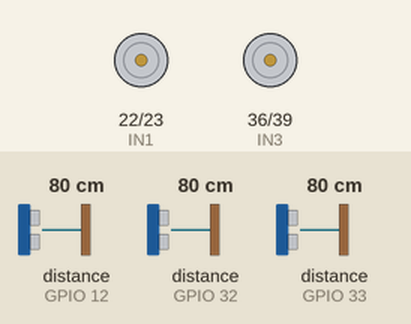
Simulated run of this sketch. Board: ESP32. On the bench: motor-driver pin pairs drawn as motors (green arrow = first pin HIGH = forward, orange = second pin HIGH = backward, longer = more drive, scaled by the enable pin). Wiring (inferred from the names in the program): 3 × ultrasonic range finder: trigger GPIO 13, echo GPIO 12 / trigger GPIO 15, echo GPIO 32 / trigger GPIO 27, echo GPIO 33. The test bench sets the inputs (shaded band); at power-on: distance to the obstacle (sensors on GPIO 12, GPIO 32, GPIO 33) 80 cm. The echo pulse lasts 58.3 µs per cm; what the sketch prints to the serial monitor is not drawn.

Above: at 0.07 s.
At 1.2 s:
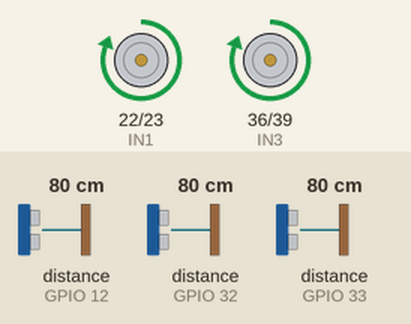
1.3 s: distance to the obstacle (sensor on GPIO 12) set to 2 cm
3.5 s: distance to the obstacle (sensor on GPIO 12) set to 35 cm
Timing chart, 0 to 6.5 s (numbered marks = the images above; inputs shaded):
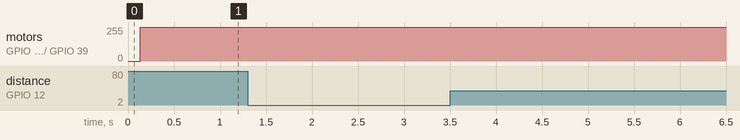

Measured:
- after the input at 1.3 s, every drawn part: stays the same
- after the input at 3.5 s, every drawn part: stays the same

The sketch:

software_v1.ino
```cpp
//Initialize Ultrasonic
#define ECHO_LEFT_PIN 12
#define TRIG_LEFT_PIN 13
#define ECHO_MIDDLE_PIN 33
#define TRIG_MIDDLE_PIN 27
#define ECHO_RIGHT_PIN 32
#define TRIG_RIGHT_PIN 15

//Initialize Motors
#define ENA 14
#define IN1 22
#define IN2 23
#define IN3 36
#define IN4 39
#define ENB 34


//Ultrasonic max distance
const float MAX_DISTANCE = 100.0;

//determine the normalization factor basen on MAX_DISTANCE
const float DISTANCE_FACTOR = MAX_DISTANCE / 100;
const float STOP_DISTANCE = 5;

// setting PWM properties
const int MAX_PWM_VOLTAGE = 255;
const int NOM_PWM_VOLTAGE = 150;
const int MIN_PWM_VOLTAGE = 20;

// determine the normalization factor based on MOTOR_BASE_SPEED
const float MOTOR_FACTOR = MAX_PWM_VOLTAGE / 100;

// Ultrasonic timing
unsigned long usCm;
unsigned long usPm;
const unsigned long US_PERIOD = 50;

// Motor timing
unsigned long motorCm;
unsigned long motorPm;
const unsigned long MOTOR_PERIOD = 20;

// current US distance reading
float distance_left = 0;
float distance_middle = 0;
float distance_right = 0;

// past US distance reading
float distance_left_prev = 0;
float distance_right_prev = 0;

void setup() {

  pinMode(ECHO_LEFT_PIN, INPUT);
  pinMode(TRIG_LEFT_PIN, OUTPUT);
  pinMode(ECHO_MIDDLE_PIN, INPUT);
  pinMode(TRIG_MIDDLE_PIN, OUTPUT);
  pinMode(ECHO_RIGHT_PIN, INPUT);
  pinMode(TRIG_RIGHT_PIN, OUTPUT);

  pinMode(ENA, OUTPUT);
  pinMode(IN1, OUTPUT);
  pinMode(IN2, OUTPUT);
  pinMode(IN3, OUTPUT);
  pinMode(IN4, OUTPUT);
  pinMode(ENB, OUTPUT);

  Serial.begin(115200);
}

void loop() {

  //update the current distance
  usReadCm();

  // update the motor speeds
  setMotors();
}

void usReadCm() {
  usCm = millis();
  if (usCm > usPm + US_PERIOD) {
    digitalWrite(TRIG_LEFT_PIN, LOW);
    digitalWrite(TRIG_MIDDLE_PIN, LOW);
    digitalWrite(TRIG_RIGHT_PIN, LOW);
    delayMicroseconds(2);

    digitalWrite(TRIG_LEFT_PIN, HIGH);
    digitalWrite(TRIG_MIDDLE_PIN, HIGH);
    digitalWrite(TRIG_RIGHT_PIN, HIGH);
    delayMicroseconds(10);
    digitalWrite(TRIG_LEFT_PIN, LOW);
    digitalWrite(TRIG_MIDDLE_PIN, LOW);
    digitalWrite(TRIG_RIGHT_PIN, LOW);

    long duration_left = pulseIn(ECHO_LEFT_PIN, HIGH, 38000);
    long duration_middle = pulseIn(ECHO_MIDDLE_PIN, HIGH, 38000);
    long duration_right = pulseIn(ECHO_RIGHT_PIN, HIGH, 38000);

    distance_left_prev = distance_left;
    distance_right_prev = distance_right;


    distance_left = duration_left * 0.034/2;
    distance_middle = duration_middle * 0.034/2;
    distance_right = duration_right * 0.034/2;


    if (distance_left == 0 or distance_left > MAX_DISTANCE) distance_left = MAX_DISTANCE;
    if (distance_middle == 0 or distance_middle > MAX_DISTANCE) distance_middle = MAX_DISTANCE;
    if (distance_right == 0 or distance_right > MAX_DISTANCE) distance_right = MAX_DISTANCE;

    usPm = usCm;

    Serial.print("Distance left: ");
    Serial.print(distance_left);
    Serial.print(" Distance middle: ");
    Serial.print(distance_middle);
    Serial.print(" Distance right: ");
    Serial.print(distance_right);
  }
}

void setMotors() {
  motorCm = millis();
  if (motorCm > motorPm + MOTOR_PERIOD) {

    float motor_PWM_left =  MAX_PWM_VOLTAGE;
    float motor_PWM_right =  MAX_PWM_VOLTAGE;
    float left_change = distance_left - distance_left_prev;
    left_change = abs(left_change);
    float right_change = distance_right - distance_right_prev;
    right_change = abs(right_change);

    if (distance_middle <= MAX_DISTANCE) {

      float magnitude = (float)(MAX_DISTANCE - distance_middle) / DISTANCE_FACTOR;

      motor_PWM_left = MAX_PWM_VOLTAGE - (magnitude * MOTOR_FACTOR);
      motor_PWM_right = motor_PWM_left;

      if (motor_PWM_left < MIN_PWM_VOLTAGE) {
        motor_PWM_left = MIN_PWM_VOLTAGE;
        motor_PWM_right = motor_PWM_left;
      }

    } else if (distance_left <= MAX_DISTANCE and left_change > 5) {
      motor_PWM_left = NOM_PWM_VOLTAGE;
      motor_PWM_right = MAX_PWM_VOLTAGE;
    } else if (distance_right <= MAX_DISTANCE and right_change > 5) {
      motor_PWM_right = NOM_PWM_VOLTAGE;
      motor_PWM_left = MAX_PWM_VOLTAGE;
    } else {
      motor_PWM_left = 0;
      motor_PWM_right = 0;
    }


    if (distance_middle <= STOP_DISTANCE) {
      motor_PWM_left = 0;
      motor_PWM_right = 0;
    }

    analogWrite(ENA, motor_PWM_left);
    analogWrite(ENB, motor_PWM_right);

    // Turn on motor A & B
    digitalWrite(IN1, HIGH);
    digitalWrite(IN2, LOW);
    digitalWrite(IN3, HIGH);
    digitalWrite(IN4, LOW);
    motorPm = motorCm;
  }
}
```
